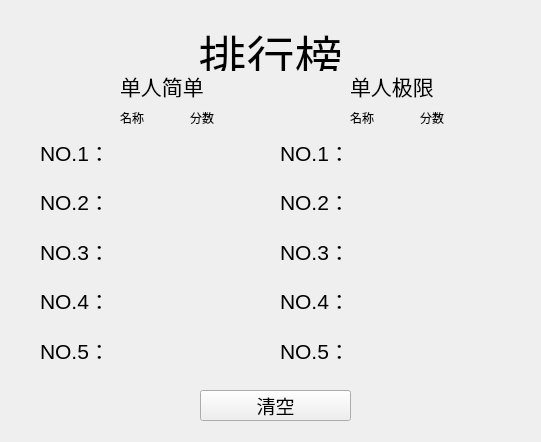
<?xml version="1.0" encoding="UTF-8"?>
<ui version="4.0">
 <class>Rank</class>
 <widget class="QWidget" name="Rank">
  <property name="geometry">
   <rect>
    <x>0</x>
    <y>0</y>
    <width>541</width>
    <height>442</height>
   </rect>
  </property>
  <property name="windowTitle">
   <string>Form</string>
  </property>
  <widget class="QLabel" name="label">
   <property name="geometry">
    <rect>
     <x>170</x>
     <y>20</y>
     <width>201</width>
     <height>51</height>
    </rect>
   </property>
   <property name="font">
    <font>
     <family>华文行楷</family>
     <pointsize>13</pointsize>
     <italic>false</italic>
    </font>
   </property>
   <property name="text">
    <string>&lt;html&gt;&lt;head/&gt;&lt;body&gt;&lt;p align=&quot;center&quot;&gt;&lt;span style=&quot; font-size:36pt;&quot;&gt;排行榜&lt;/span&gt;&lt;/p&gt;&lt;/body&gt;&lt;/html&gt;</string>
   </property>
  </widget>
  <widget class="QLabel" name="label_2">
   <property name="geometry">
    <rect>
     <x>120</x>
     <y>70</y>
     <width>91</width>
     <height>31</height>
    </rect>
   </property>
   <property name="font">
    <font>
     <pointsize>16</pointsize>
    </font>
   </property>
   <property name="text">
    <string>单人简单</string>
   </property>
  </widget>
  <widget class="QLabel" name="label_3">
   <property name="geometry">
    <rect>
     <x>350</x>
     <y>70</y>
     <width>91</width>
     <height>31</height>
    </rect>
   </property>
   <property name="font">
    <font>
     <pointsize>16</pointsize>
    </font>
   </property>
   <property name="text">
    <string>单人极限</string>
   </property>
  </widget>
  <widget class="QWidget" name="layoutWidget">
   <property name="geometry">
    <rect>
     <x>280</x>
     <y>130</y>
     <width>73</width>
     <height>241</height>
    </rect>
   </property>
   <layout class="QVBoxLayout" name="verticalLayout_2">
    <item>
     <widget class="QLabel" name="label_9">
      <property name="font">
       <font>
        <pointsize>16</pointsize>
       </font>
      </property>
      <property name="text">
       <string>NO.1：</string>
      </property>
     </widget>
    </item>
    <item>
     <widget class="QLabel" name="label_10">
      <property name="font">
       <font>
        <pointsize>16</pointsize>
       </font>
      </property>
      <property name="text">
       <string>NO.2：</string>
      </property>
     </widget>
    </item>
    <item>
     <widget class="QLabel" name="label_11">
      <property name="font">
       <font>
        <pointsize>16</pointsize>
       </font>
      </property>
      <property name="text">
       <string>NO.3：</string>
      </property>
     </widget>
    </item>
    <item>
     <widget class="QLabel" name="label_12">
      <property name="font">
       <font>
        <pointsize>16</pointsize>
       </font>
      </property>
      <property name="text">
       <string>NO.4：</string>
      </property>
     </widget>
    </item>
    <item>
     <widget class="QLabel" name="label_13">
      <property name="font">
       <font>
        <pointsize>16</pointsize>
       </font>
      </property>
      <property name="text">
       <string>NO.5：</string>
      </property>
     </widget>
    </item>
   </layout>
  </widget>
  <widget class="QWidget" name="layoutWidget_2">
   <property name="geometry">
    <rect>
     <x>190</x>
     <y>130</y>
     <width>61</width>
     <height>241</height>
    </rect>
   </property>
   <layout class="QVBoxLayout" name="singleeasyscore">
    <item>
     <widget class="QLabel" name="score1">
      <property name="font">
       <font>
        <pointsize>15</pointsize>
       </font>
      </property>
      <property name="text">
       <string/>
      </property>
     </widget>
    </item>
    <item>
     <widget class="QLabel" name="score2">
      <property name="font">
       <font>
        <pointsize>15</pointsize>
       </font>
      </property>
      <property name="text">
       <string/>
      </property>
     </widget>
    </item>
    <item>
     <widget class="QLabel" name="score3">
      <property name="font">
       <font>
        <pointsize>15</pointsize>
       </font>
      </property>
      <property name="text">
       <string/>
      </property>
     </widget>
    </item>
    <item>
     <widget class="QLabel" name="score4">
      <property name="font">
       <font>
        <pointsize>15</pointsize>
       </font>
      </property>
      <property name="text">
       <string/>
      </property>
     </widget>
    </item>
    <item>
     <widget class="QLabel" name="score5">
      <property name="font">
       <font>
        <pointsize>15</pointsize>
       </font>
      </property>
      <property name="text">
       <string/>
      </property>
     </widget>
    </item>
   </layout>
  </widget>
  <widget class="QWidget" name="layoutWidget_3">
   <property name="geometry">
    <rect>
     <x>350</x>
     <y>130</y>
     <width>61</width>
     <height>241</height>
    </rect>
   </property>
   <layout class="QVBoxLayout" name="singlename">
    <item>
     <widget class="QLabel" name="Name1">
      <property name="font">
       <font>
        <pointsize>15</pointsize>
       </font>
      </property>
      <property name="text">
       <string/>
      </property>
     </widget>
    </item>
    <item>
     <widget class="QLabel" name="Name2">
      <property name="font">
       <font>
        <pointsize>15</pointsize>
       </font>
      </property>
      <property name="text">
       <string/>
      </property>
     </widget>
    </item>
    <item>
     <widget class="QLabel" name="Name3">
      <property name="font">
       <font>
        <pointsize>15</pointsize>
       </font>
      </property>
      <property name="text">
       <string/>
      </property>
     </widget>
    </item>
    <item>
     <widget class="QLabel" name="Name4">
      <property name="font">
       <font>
        <pointsize>15</pointsize>
       </font>
      </property>
      <property name="text">
       <string/>
      </property>
     </widget>
    </item>
    <item>
     <widget class="QLabel" name="Name5">
      <property name="font">
       <font>
        <pointsize>15</pointsize>
       </font>
      </property>
      <property name="text">
       <string/>
      </property>
     </widget>
    </item>
   </layout>
  </widget>
  <widget class="QWidget" name="layoutWidget_4">
   <property name="geometry">
    <rect>
     <x>420</x>
     <y>130</y>
     <width>61</width>
     <height>241</height>
    </rect>
   </property>
   <layout class="QVBoxLayout" name="singlescore">
    <item>
     <widget class="QLabel" name="Score1">
      <property name="font">
       <font>
        <pointsize>15</pointsize>
       </font>
      </property>
      <property name="text">
       <string/>
      </property>
     </widget>
    </item>
    <item>
     <widget class="QLabel" name="Score2">
      <property name="font">
       <font>
        <pointsize>15</pointsize>
       </font>
      </property>
      <property name="text">
       <string/>
      </property>
     </widget>
    </item>
    <item>
     <widget class="QLabel" name="Score3">
      <property name="font">
       <font>
        <pointsize>15</pointsize>
       </font>
      </property>
      <property name="text">
       <string/>
      </property>
     </widget>
    </item>
    <item>
     <widget class="QLabel" name="Score4">
      <property name="font">
       <font>
        <pointsize>15</pointsize>
       </font>
      </property>
      <property name="text">
       <string/>
      </property>
     </widget>
    </item>
    <item>
     <widget class="QLabel" name="Score5">
      <property name="font">
       <font>
        <pointsize>15</pointsize>
       </font>
      </property>
      <property name="text">
       <string/>
      </property>
     </widget>
    </item>
   </layout>
  </widget>
  <widget class="QWidget" name="layoutWidget">
   <property name="geometry">
    <rect>
     <x>40</x>
     <y>130</y>
     <width>73</width>
     <height>241</height>
    </rect>
   </property>
   <layout class="QVBoxLayout" name="verticalLayout">
    <item>
     <widget class="QLabel" name="label_4">
      <property name="font">
       <font>
        <pointsize>16</pointsize>
       </font>
      </property>
      <property name="text">
       <string>NO.1：</string>
      </property>
     </widget>
    </item>
    <item>
     <widget class="QLabel" name="label_5">
      <property name="font">
       <font>
        <pointsize>16</pointsize>
       </font>
      </property>
      <property name="text">
       <string>NO.2：</string>
      </property>
     </widget>
    </item>
    <item>
     <widget class="QLabel" name="label_6">
      <property name="font">
       <font>
        <pointsize>16</pointsize>
       </font>
      </property>
      <property name="text">
       <string>NO.3：</string>
      </property>
     </widget>
    </item>
    <item>
     <widget class="QLabel" name="label_7">
      <property name="font">
       <font>
        <pointsize>16</pointsize>
       </font>
      </property>
      <property name="text">
       <string>NO.4：</string>
      </property>
     </widget>
    </item>
    <item>
     <widget class="QLabel" name="label_8">
      <property name="font">
       <font>
        <pointsize>16</pointsize>
       </font>
      </property>
      <property name="text">
       <string>NO.5：</string>
      </property>
     </widget>
    </item>
   </layout>
  </widget>
  <widget class="QWidget" name="layoutWidget">
   <property name="geometry">
    <rect>
     <x>120</x>
     <y>130</y>
     <width>61</width>
     <height>241</height>
    </rect>
   </property>
   <layout class="QVBoxLayout" name="singleeasyname">
    <item>
     <widget class="QLabel" name="name1">
      <property name="font">
       <font>
        <pointsize>15</pointsize>
       </font>
      </property>
      <property name="text">
       <string/>
      </property>
     </widget>
    </item>
    <item>
     <widget class="QLabel" name="name2">
      <property name="font">
       <font>
        <pointsize>15</pointsize>
       </font>
      </property>
      <property name="text">
       <string/>
      </property>
     </widget>
    </item>
    <item>
     <widget class="QLabel" name="name3">
      <property name="font">
       <font>
        <pointsize>15</pointsize>
       </font>
      </property>
      <property name="text">
       <string/>
      </property>
     </widget>
    </item>
    <item>
     <widget class="QLabel" name="name4">
      <property name="font">
       <font>
        <pointsize>15</pointsize>
       </font>
      </property>
      <property name="text">
       <string/>
      </property>
     </widget>
    </item>
    <item>
     <widget class="QLabel" name="name5">
      <property name="font">
       <font>
        <pointsize>15</pointsize>
       </font>
      </property>
      <property name="text">
       <string/>
      </property>
     </widget>
    </item>
   </layout>
  </widget>
  <widget class="QLabel" name="label_14">
   <property name="geometry">
    <rect>
     <x>350</x>
     <y>110</y>
     <width>56</width>
     <height>16</height>
    </rect>
   </property>
   <property name="text">
    <string>名称</string>
   </property>
  </widget>
  <widget class="QLabel" name="label_15">
   <property name="geometry">
    <rect>
     <x>420</x>
     <y>110</y>
     <width>56</width>
     <height>16</height>
    </rect>
   </property>
   <property name="text">
    <string>分数</string>
   </property>
  </widget>
  <widget class="QLabel" name="label_16">
   <property name="geometry">
    <rect>
     <x>120</x>
     <y>110</y>
     <width>56</width>
     <height>16</height>
    </rect>
   </property>
   <property name="text">
    <string>名称</string>
   </property>
  </widget>
  <widget class="QLabel" name="label_17">
   <property name="geometry">
    <rect>
     <x>190</x>
     <y>110</y>
     <width>56</width>
     <height>16</height>
    </rect>
   </property>
   <property name="text">
    <string>分数</string>
   </property>
  </widget>
  <widget class="QPushButton" name="pushButton">
   <property name="geometry">
    <rect>
     <x>200</x>
     <y>390</y>
     <width>151</width>
     <height>31</height>
    </rect>
   </property>
   <property name="font">
    <font>
     <pointsize>14</pointsize>
    </font>
   </property>
   <property name="text">
    <string>清空</string>
   </property>
  </widget>
 </widget>
 <resources/>
 <connections/>
</ui>
